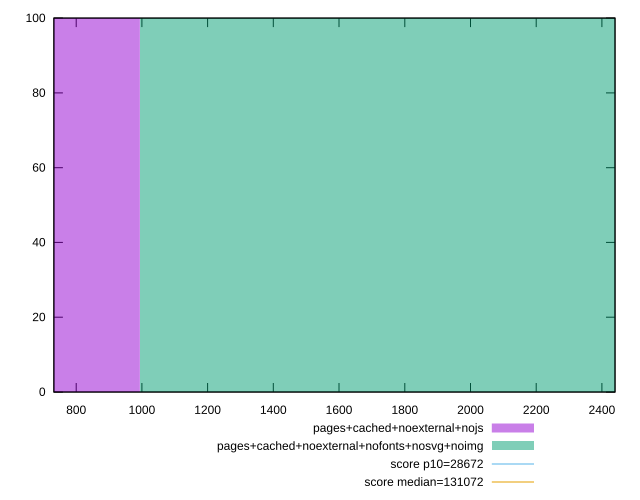

Reproduce this figure in gnuplot.
reset

$pagesCachedNoexternalNojs <<EOF
0 100
EOF

$pagesCachedNoexternalNofontsNosvgNoimg <<EOF
1987.0538882800588 100
EOF

set key outside below
set boxwidth 1987.0538882800588
set xrange [732:2440]
set yrange [0:100]
set trange [0:100]
set style fill transparent solid 0.5 noborder

set parametric
set terminal svg size 640, 500 enhanced background rgb 'white'
set output "report_00007_2020-12-11T15:55:29.892Z/uses-long-cache-ttl/comparison/histogram/10_vs_11.svg"

plot $pagesCachedNoexternalNojs title "pages+cached+noexternal+nojs" with boxes, \
     $pagesCachedNoexternalNofontsNosvgNoimg title "pages+cached+noexternal+nofonts+nosvg+noimg" with boxes, \
     28672,t title "score p10=28672", \
     131072,t title "score median=131072"

reset
